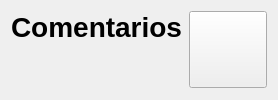
                  <widget class="QWidget" name="widget_13" native="true">
                   <layout class="QGridLayout" name="gridLayout_19">
                    <item row="0" column="0">
                     <widget class="QLabel" name="label_5">
                      <property name="sizePolicy">
                       <sizepolicy hsizetype="Preferred" vsizetype="Preferred">
                        <horstretch>0</horstretch>
                        <verstretch>0</verstretch>
                       </sizepolicy>
                      </property>
                      <property name="font">
                       <font>
                        <pointsize>21</pointsize>
                        <bold>true</bold>
                       </font>
                      </property>
                      <property name="layoutDirection">
                       <enum>Qt::LeftToRight</enum>
                      </property>
                      <property name="text">
                       <string>Comentarios</string>
                      </property>
                      <property name="textFormat">
                       <enum>Qt::PlainText</enum>
                      </property>
                      <property name="alignment">
                       <set>Qt::AlignLeading|Qt::AlignLeft|Qt::AlignTop</set>
                      </property>
                     </widget>
                    </item>
                    <item row="1" column="0">
                     <widget class="QLabel" name="label_6">
                      <property name="font">
                       <font>
                        <pointsize>18</pointsize>
                       </font>
                      </property>
                      <property name="text">
                       <string/>
                      </property>
                     </widget>
                    </item>
                    <item row="0" column="2" rowspan="2">
                     <widget class="QToolButton" name="toolButton_2">
                      <property name="text">
                       <string/>
                      </property>
                      <property name="icon">
                       <iconset resource="ICONS/ICONS.qrc">
                        <normaloff>:/ICONS/carrito-de-compras.png</normaloff>:/ICONS/carrito-de-compras.png</iconset>
                      </property>
                      <property name="iconSize">
                       <size>
                        <width>70</width>
                        <height>70</height>
                       </size>
                      </property>
                     </widget>
                    </item>
                   </layout>
                  </widget>
